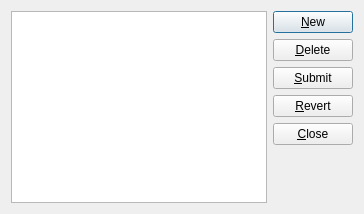
<?xml version="1.0" encoding="UTF-8"?>
<ui version="4.0">
 <class>Dialog</class>
 <widget class="QDialog" name="Dialog">
  <property name="windowModality">
   <enum>Qt::NonModal</enum>
  </property>
  <property name="geometry">
   <rect>
    <x>0</x>
    <y>0</y>
    <width>300</width>
    <height>280</height>
   </rect>
  </property>
  <property name="sizePolicy">
   <sizepolicy hsizetype="Preferred" vsizetype="Preferred">
    <horstretch>0</horstretch>
    <verstretch>0</verstretch>
   </sizepolicy>
  </property>
  <property name="windowTitle">
   <string>Manage Projects</string>
  </property>
  <property name="modal">
   <bool>true</bool>
  </property>
  <layout class="QHBoxLayout" name="horizontalLayout_3">
   <property name="sizeConstraint">
    <enum>QLayout::SetFixedSize</enum>
   </property>
   <item>
    <widget class="QTableView" name="tableView">
     <property name="sortingEnabled">
      <bool>true</bool>
     </property>
    </widget>
   </item>
   <item>
    <layout class="QVBoxLayout" name="verticalLayout">
     <item>
      <widget class="QPushButton" name="btnNew">
       <property name="text">
        <string>&amp;New</string>
       </property>
       <property name="default">
        <bool>true</bool>
       </property>
      </widget>
     </item>
     <item>
      <widget class="QPushButton" name="btnDelete">
       <property name="enabled">
        <bool>true</bool>
       </property>
       <property name="text">
        <string>&amp;Delete</string>
       </property>
      </widget>
     </item>
     <item>
      <widget class="QPushButton" name="btnSubmit">
       <property name="text">
        <string>&amp;Submit</string>
       </property>
       <property name="default">
        <bool>false</bool>
       </property>
      </widget>
     </item>
     <item>
      <widget class="QPushButton" name="btnRevert">
       <property name="text">
        <string>&amp;Revert</string>
       </property>
       <property name="autoDefault">
        <bool>true</bool>
       </property>
      </widget>
     </item>
     <item>
      <widget class="QPushButton" name="btnClose">
       <property name="text">
        <string>&amp;Close</string>
       </property>
      </widget>
     </item>
     <item>
      <spacer name="verticalSpacer">
       <property name="orientation">
        <enum>Qt::Vertical</enum>
       </property>
       <property name="sizeHint" stdset="0">
        <size>
         <width>20</width>
         <height>40</height>
        </size>
       </property>
      </spacer>
     </item>
    </layout>
   </item>
  </layout>
 </widget>
 <tabstops>
  <tabstop>btnNew</tabstop>
  <tabstop>btnDelete</tabstop>
  <tabstop>btnSubmit</tabstop>
  <tabstop>btnRevert</tabstop>
  <tabstop>btnClose</tabstop>
  <tabstop>tableView</tabstop>
 </tabstops>
 <resources/>
 <connections/>
</ui>
